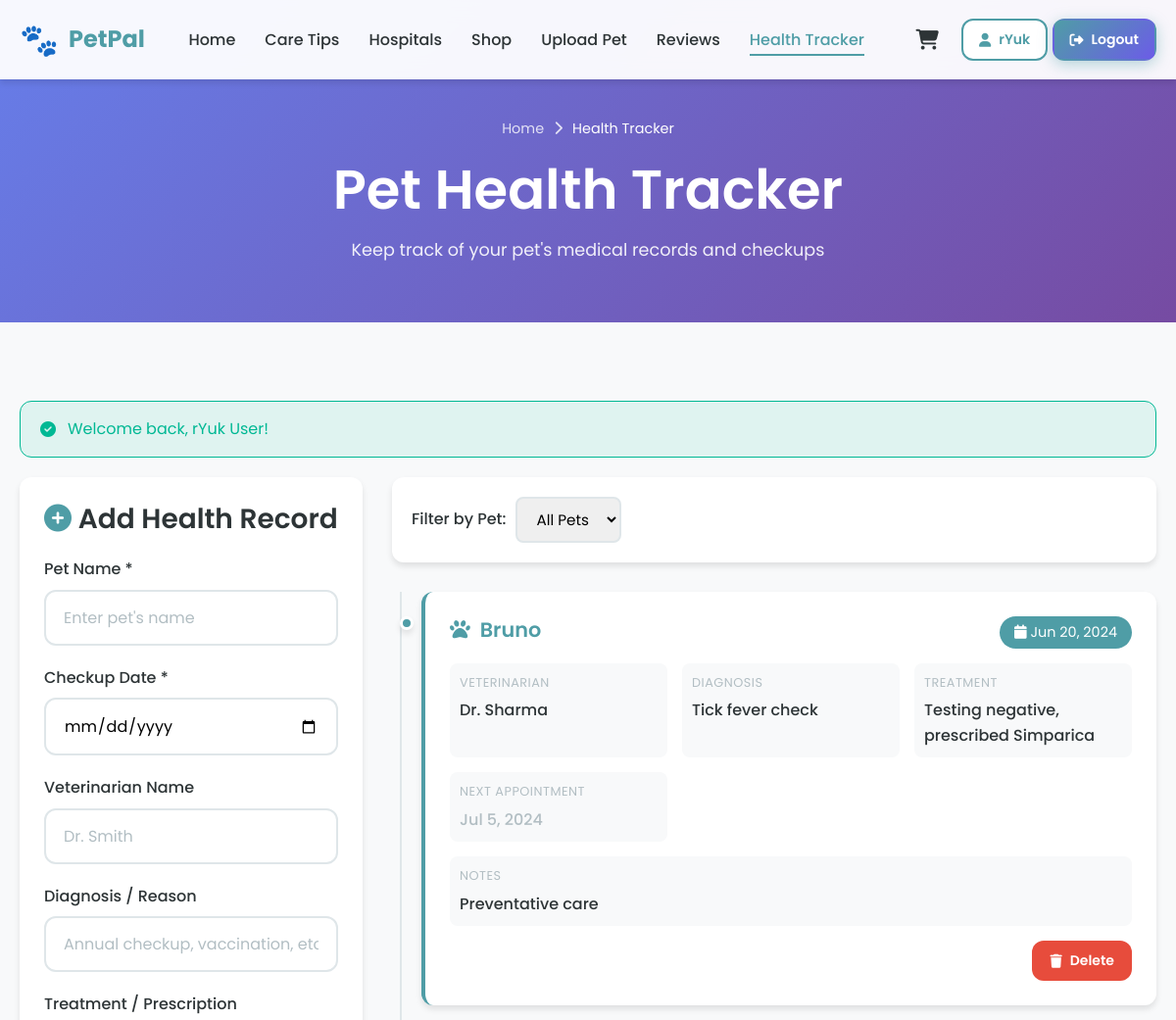
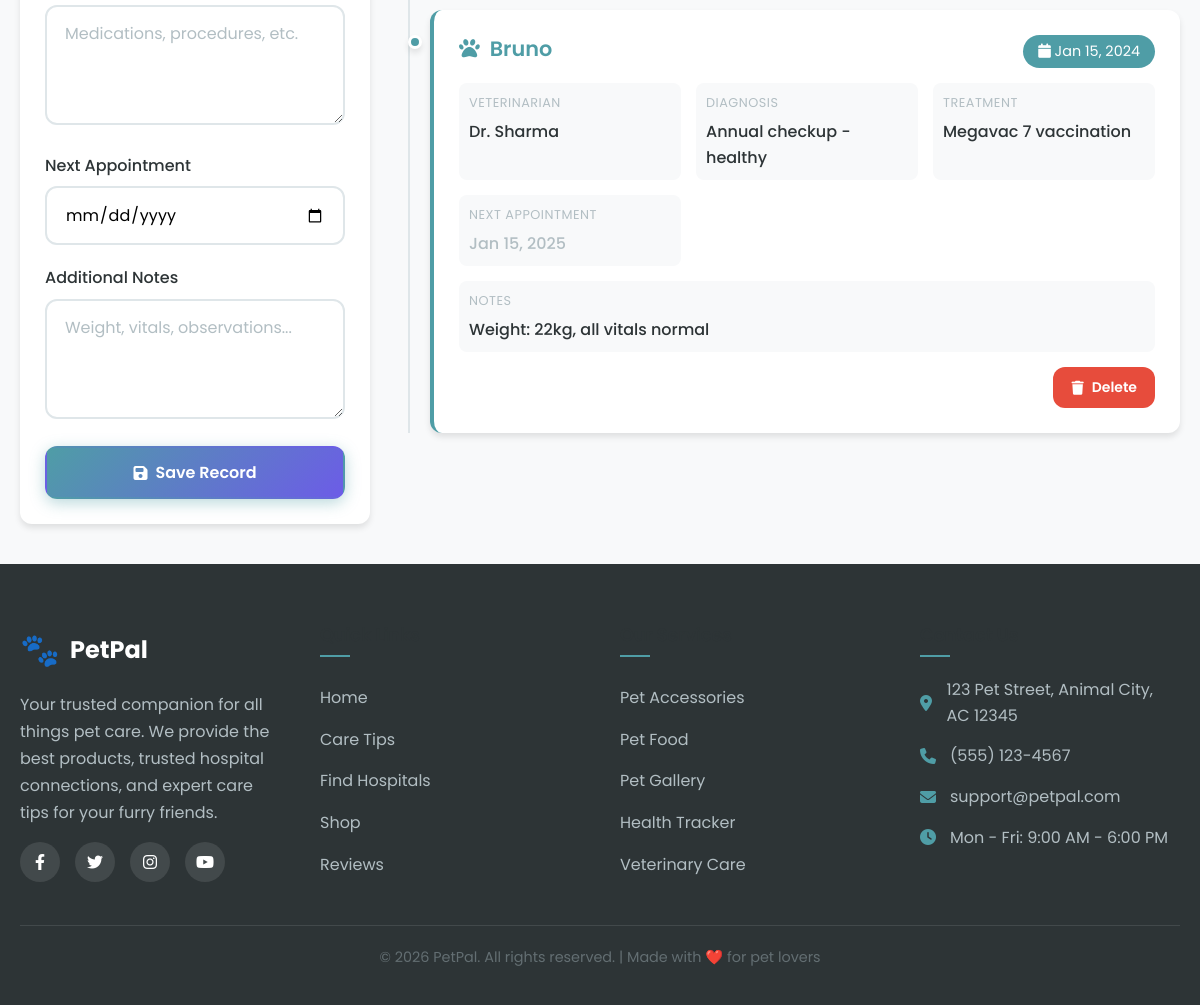
The page /pages/health-tracker.php (signed in) on the database its author committed (2 pictures, top to bottom).
### tables this page shows
CREATE TABLE users (
    id INT AUTO_INCREMENT PRIMARY KEY,
    username VARCHAR(50) NOT NULL UNIQUE,
    email VARCHAR(100) NOT NULL UNIQUE,
    password VARCHAR(255) NOT NULL,
    full_name VARCHAR(100),
    created_at TIMESTAMP DEFAULT CURRENT_TIMESTAMP
);

CREATE TABLE health_records (
    id INT AUTO_INCREMENT PRIMARY KEY,
    user_id INT NOT NULL,
    pet_name VARCHAR(100) NOT NULL,
    checkup_date DATE NOT NULL,
    vet_name VARCHAR(100),
    diagnosis TEXT,
    treatment TEXT,
    next_appointment DATE,
    notes TEXT,
    created_at TIMESTAMP DEFAULT CURRENT_TIMESTAMP,
    FOREIGN KEY (user_id) REFERENCES users(id) ON DELETE CASCADE
);

### config/config.php (called while the page is built, shortened)
<?php
function getDBConnection()
{
    static $conn = null;
    if ($conn === null) {
        try {
            $dsn = "mysql:host=" . DB_HOST . ";port=" . DB_PORT . ";dbname=" . DB_NAME . ";charset=utf8mb4";
            $conn = new PDO(
                $dsn,
                DB_USER,
                DB_PASS,
                [
                    PDO::ATTR_ERRMODE => PDO::ERRMODE_EXCEPTION,
                    PDO::ATTR_DEFAULT_FETCH_MODE => PDO::FETCH_ASSOC,
                    PDO::ATTR_EMULATE_PREPARES => false
                ]
            );
        } catch (PDOException $e) {
            $host = defined('DB_HOST') ? DB_HOST : 'undefined';
            $user = defined('DB_USER') ? DB_USER : 'undefined';
            die("Database connection failed: " . $e->getMessage() . " (Host: $host, User: $user)");
        }
    }
    return $conn;
}
function isLoggedIn()
{
    return isset($_SESSION['user_id']) && !empty($_SESSION['user_id']);
}
function getCurrentUser()
{
    $conn = getDBConnection();
    $stmt = $conn->prepare("SELECT id, username, email, full_name, created_at FROM users WHERE id = ?");
    $stmt->execute([$_SESSION['user_id']]);
    return $stmt->fetch();
}
function h($string)
{
    return htmlspecialchars($string ?? '', ENT_QUOTES, 'UTF-8');
}
function getFlash()
{
    if (isset($_SESSION['flash'])) {
        $flash = $_SESSION['flash'];
        return $flash;
    }
    return null;
}

### pages/health-tracker.php (the view, shortened to what this page needs)
<?php
require_once '../config/config.php';
$conn = getDBConnection();
$userId = $_SESSION['user_id'];
$stmt = $conn->prepare("
    SELECT * FROM health_records
    WHERE user_id = ?
    ORDER BY checkup_date DESC, created_at DESC
");
$stmt->execute([$userId]);
$records = $stmt->fetchAll();
$petNames = array_unique(array_column($records, 'pet_name'));
?>
<!DOCTYPE html>
<html lang="en">
<head>
    <?php include '../includes/head.php'; ?>
</head>
<body>
    <?php include '../includes/navbar.php'; ?>
    <header class="page-header">
        <div class="container">
            <div class="breadcrumb">
                <a href="<?php echo SITE_URL; ?>">Home</a>
                <i class="fas fa-chevron-right"></i>
                <span>Health Tracker</span>
            </div>
            <h1>Pet Health Tracker</h1>
            <p>Keep track of your pet's medical records and checkups</p>
        </div>
    </header>
    <main class="main-content">
        <div class="container">
            <?php $flash = getFlash(); if ($flash): ?>
                <div class="alert alert-<?php echo $flash['type'] === 'success' ? 'success' : 'error'; ?>">
                    <i class="fas fa-<?php echo $flash['type'] === 'success' ? 'check' : 'exclamation'; ?>-circle"></i>
                    <?php echo h($flash['message']); ?>
                </div>
            <?php endif; ?>
            <div class="tracker-layout">
                <div>
                    <div class="card form-card" style="padding: 25px;">
                        <h3 style="margin-bottom: 20px;">
                            <i class="fas fa-plus-circle" style="color: var(--primary);"></i>
                            Add Health Record
                        </h3>
                        <form id="healthForm">
                            <div class="form-group">
                                <label class="form-label">Pet Name *</label>
                                <input type="text"
                                       name="pet_name"
                                       class="form-control"
                                       placeholder="Enter pet's name"
                                       required
                                       list="petNamesList">
                            </div>
                            <div class="form-group">
                                <label class="form-label">Checkup Date *</label>
                                <input type="date"
                                       name="checkup_date"
                                       class="form-control"
                                       required
                                       max="<?php echo date('Y-m-d'); ?>">
                            </div>
                            <div class="form-group">
                                <label class="form-label">Veterinarian Name</label>
                                <input type="text"
                                       name="vet_name"
                                       class="form-control"
                                       placeholder="Dr. Smith">
                            </div>
                            <div class="form-group">
                                <label class="form-label">Diagnosis / Reason</label>
                                <input type="text"
                                       name="diagnosis"
                                       class="form-control"
                                       placeholder="Annual checkup, vaccination, etc.">
                            </div>
                            <div class="form-group">
                                <label class="form-label">Treatment / Prescription</label>
                                <textarea name="treatment"
                                          class="form-control"
                                          rows="3"
                                          placeholder="Medications, procedures, etc."></textarea>
                            </div>
                            <div class="form-group">
                                <label class="form-label">Next Appointment</label>
                                <input type="date"
                                       name="next_appointment"
                                       class="form-control"
                                       min="<?php echo date('Y-m-d'); ?>">
                            </div>
                            <div class="form-group">
                                <label class="form-label">Additional Notes</label>
                                <textarea name="notes"
                                          class="form-control"
                                          rows="2"
                                          placeholder="Weight, vitals, observations..."></textarea>
                            </div>
                            <button type="submit" class="btn btn-primary btn-block" id="submitBtn">
                                <i class="fas fa-save"></i>
                                Save Record
                            </button>
                        </form>
                    </div>
                </div>
                <div>
                    <?php if (!empty($petNames)): ?>
                        <div class="shop-filters" style="margin-bottom: 30px;">
                            <div class="filter-group">
                                <label class="filter-label">Filter by Pet:</label>
                                <select class="filter-select" id="petFilter">
                                    <option value="">All Pets</option>
                                </select>
                            </div>
                        </div>
                    <?php endif; ?>
                    <?php if (empty($records)): ?>
                        <div class="empty-state">
                            <div class="empty-icon">📋</div>
                            <h3>No Health Records Yet</h3>
                            <p>Start tracking your pet's health by adding a record.</p>
                        </div>
                    <?php else: ?>
                        <div class="record-timeline" id="recordsList">
                            <?php foreach ($records as $record): ?>
                                <div class="health-record" data-pet="<?php echo h($record['pet_name']); ?>">
                                    <div class="health-record-header">
                                        <h4 class="health-pet-name">
                                            <i class="fas fa-paw" style="margin-right: 5px;"></i>
                                            <?php echo h($record['pet_name']); ?>
                                        </h4>
                                        <span class="health-date">
                                            <i class="fas fa-calendar"></i>
                                            <?php echo date('M j, Y', strtotime($record['checkup_date'])); ?>
                                        </span>
                                    </div>
                                    <div class="health-details">
                                        <?php if ($record['vet_name']): ?>
                                            <div class="health-detail-item">
                                                <div class="health-detail-label">Veterinarian</div>
                                                <div class="health-detail-value"><?php echo h($record['vet_name']); ?></div>
                                            </div>
                                        <?php endif; ?>
                                        <?php if ($record['diagnosis']): ?>
                                            <div class="health-detail-item">
                                                <div class="health-detail-label">Diagnosis</div>
                                                <div class="health-detail-value"><?php echo h($record['diagnosis']); ?></div>
                                            </div>
                                        <?php endif; ?>
                                        <?php if ($record['treatment']): ?>
                                            <div class="health-detail-item">
                                                <div class="health-detail-label">Treatment</div>
                                                <div class="health-detail-value"><?php echo h($record['treatment']); ?></div>
                                            </div>
                                        <?php endif; ?>
                                        <?php if ($record['next_appointment']): ?>
                                            <div class="health-detail-item">
                                                <div class="health-detail-label">Next Appointment</div>
                                                <div class="health-detail-value">
                                                    <?php
                                                    $nextDate = strtotime($record['next_appointment']);
                                                    $isUpcoming = $nextDate >= strtotime('today');
                                                    ?>
                                                    <span style="color: <?php echo $isUpcoming ? 'var(--success)' : 'var(--gray)'; ?>;">
                                                        <?php echo date('M j, Y', $nextDate); ?>
                                                    </span>
                                                </div>
                                            </div>
                                        <?php endif; ?>
                                        <?php if ($record['notes']): ?>
                                            <div class="health-detail-item" style="grid-column: 1 / -1;">
                                                <div class="health-detail-label">Notes</div>
                                                <div class="health-detail-value"><?php echo nl2br(h($record['notes'])); ?></div>
                                            </div>
                                        <?php endif; ?>
                                    </div>
                                    <div style="margin-top: 15px; text-align: right;">
                                        <button class="btn btn-sm btn-danger" onclick="deleteRecord(<?php echo $record['id']; ?>)">
                                            <i class="fas fa-trash"></i>
                                            Delete
                                        </button>
                                    </div>
                                </div>
                            <?php endforeach; ?>
                        </div>
                    <?php endif; ?>
                </div>
            </div>
        </div>
    </main>
    <?php include '../includes/footer.php'; ?>
</body>
</html>

### includes/navbar.php (shortened to what this page needs)
<?php
$currentPage = basename($_SERVER['PHP_SELF'], '.php');
?>
<nav class="navbar" id="navbar">
    <div class="container">
        <a href="<?php echo SITE_URL; ?>" class="navbar-brand">
            <span class="logo-icon">🐾</span>
            <span>
                <?php echo SITE_NAME; ?>
            </span>
        </a>
        <ul class="nav-menu" id="navMenu">
            <li>
                <a href="<?php echo SITE_URL; ?>"
                    class="nav-link <?php echo $currentPage === 'index' ? 'active' : ''; ?>">
                    Home
                </a>
            </li>
            <li>
                <a href="<?php echo SITE_URL; ?>/pages/care-tips.php"
                    class="nav-link <?php echo $currentPage === 'care-tips' ? 'active' : ''; ?>">
                    Care Tips
                </a>
            </li>
            <li>
                <a href="<?php echo SITE_URL; ?>/pages/hospitals.php"
                    class="nav-link <?php echo $currentPage === 'hospitals' ? 'active' : ''; ?>">
                    Hospitals
                </a>
            </li>
            <li>
                <a href="<?php echo SITE_URL; ?>/pages/shop.php"
                    class="nav-link <?php echo $currentPage === 'shop' ? 'active' : ''; ?>">
                    Shop
                </a>
            </li>
            <li>
                <a href="<?php echo SITE_URL; ?>/pages/upload-pet.php"
                    class="nav-link <?php echo $currentPage === 'upload-pet' ? 'active' : ''; ?>">
                    Upload Pet
                </a>
            </li>
            <li>
                <a href="<?php echo SITE_URL; ?>/pages/reviews.php"
                    class="nav-link <?php echo $currentPage === 'reviews' ? 'active' : ''; ?>">
                    Reviews
                </a>
            </li>
            <li>
                <a href="<?php echo SITE_URL; ?>/pages/health-tracker.php"
                    class="nav-link <?php echo $currentPage === 'health-tracker' ? 'active' : ''; ?>">
                    Health Tracker
                </a>
            </li>
        </ul>
        <div class="nav-actions">
            <a href="<?php echo SITE_URL; ?>/pages/cart.php" class="cart-icon" title="Shopping Cart">
                <i class="fas fa-shopping-cart"></i>
            </a>
            <?php if (isLoggedIn()): ?>
                <?php $user = getCurrentUser(); ?>
                <div class="user-dropdown">
                    <a href="<?php echo SITE_URL; ?>/pages/profile.php" class="btn btn-sm btn-secondary">
                        <i class="fas fa-user"></i>
                        <?php echo h($user['username']); ?>
                    </a>
                    <a href="<?php echo SITE_URL; ?>/pages/logout.php" class="btn btn-sm btn-primary">
                        <i class="fas fa-sign-out-alt"></i>
                        Logout
                    </a>
                </div>
            <?php endif; ?>
        </div>
    </div>
</nav>

### rows shown on the page
users: username "rYuk"
health_records: pet_name "Bruno", checkup_date "Jun 20, 2024", vet_name "Dr. Sharma", diagnosis "Tick fever check", treatment "Testing negative, prescribed Simparica", next_appointment "Jul 5, 2024", notes "Preventative care"
health_records: pet_name "Bruno", checkup_date "Jan 15, 2024", vet_name "Dr. Sharma", diagnosis "Annual checkup - healthy", treatment "Megavac 7 vaccination", next_appointment "Jan 15, 2025", notes "Weight: 22kg, all vitals normal"

### other values the page prints
SITE_NAME "PetPal"
$flash['message'] "Welcome back, rYuk User!"
